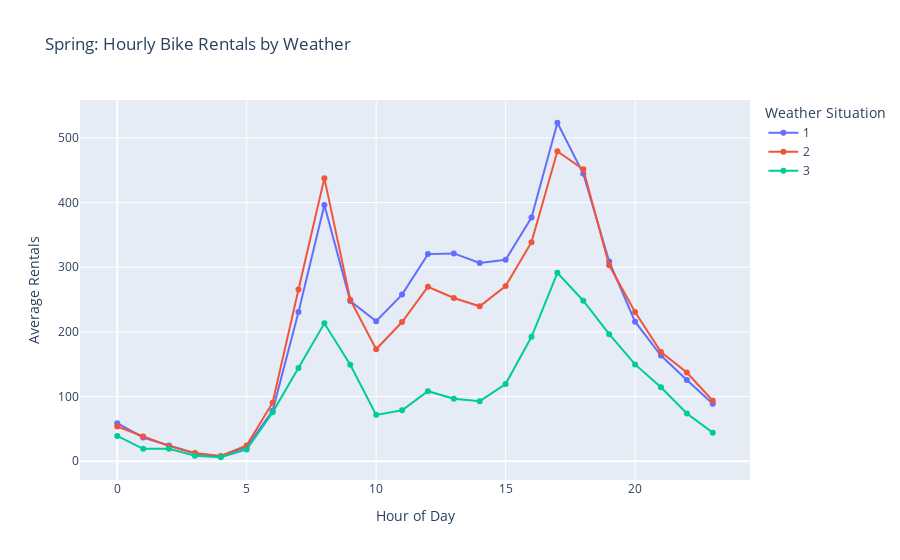

Source (notebook cell):
### Code cell
# Average rentals per hour per weather condition only for winter

winter_data = hour_data_update[hour_data_update['seasonName'] == 'Winter']
hour_weather = winter_data.groupby(['hr', 'weathersit'])['cnt'].mean().reset_index()
# Plot
fig = px.line(hour_weather,
              x='hr',
              y='cnt',
              color='weathersit',
              markers=True,
              title="Spring: Hourly Bike Rentals by Weather",
              labels={'hr': 'Hour of Day', 'cnt': 'Average Rentals', 'weathersit': 'Weather Situation'})
fig.show()

### Figure 1 — Plotly figure (JSON) as saved in the notebook; plotly's stock layout.template omitted (floating-point values rounded to 4 significant figures)
{"data": [{"hovertemplate": "Weather Situation=1<br>Hour of Day=%{x}<br>Average Rentals=%{y}<extra></extra>", "legendgroup": "1", "line": {"color": "#636efa", "dash": "solid"}, "marker": {"symbol": "circle"}, "mode": "lines+markers", "name": "1", "orientation": "v", "showlegend": true, "type": "scatter", "x": [0, 1, 2, 3, 4, 5, 6, 7, 8, 9, 10, 11, 12, 13, 14, 15, 16, 17, 18, 19, 20, 21, 22, 23], "xaxis": "x", "y": [58.79, 36.74, 24.4, 11.89, 7.073, 21.97, 77.96, 230.8, 396.1, 247.6, 216.4, 257.6, 320.2, 321.3, 306.4, 311.4, 376.8, 523.3, 444.4, 308.6, 215.8, 163.5, 125.7, 88.78], "yaxis": "y"}, {"hovertemplate": "Weather Situation=2<br>Hour of Day=%{x}<br>Average Rentals=%{y}<extra></extra>", "legendgroup": "2", "line": {"color": "#EF553B", "dash": "solid"}, "marker": {"symbol": "circle"}, "mode": "lines+markers", "name": "2", "orientation": "v", "showlegend": true, "type": "scatter", "x": [0, 1, 2, 3, 4, 5, 6, 7, 8, 9, 10, 11, 12, 13, 14, 15, 16, 17, 18, 19, 20, 21, 22, 23], "xaxis": "x", "y": [53.6, 38.2, 23.42, 12.63, 8.039, 24.46, 90.47, 265.4, 437.7, 249.7, 173.2, 215.2, 269.7, 252.3, 239.6, 270.9, 338.7, 479.2, 451.3, 303.0, 230.7, 168.8, 137.2, 93.47], "yaxis": "y"}, {"hovertemplate": "Weather Situation=3<br>Hour of Day=%{x}<br>Average Rentals=%{y}<extra></extra>", "legendgroup": "3", "line": {"color": "#00cc96", "dash": "solid"}, "marker": {"symbol": "circle"}, "mode": "lines+markers", "name": "3", "orientation": "v", "showlegend": true, "type": "scatter", "x": [0, 1, 2, 3, 4, 5, 6, 7, 8, 9, 10, 11, 12, 13, 14, 15, 16, 17, 18, 19, 20, 21, 22, 23], "xaxis": "x", "y": [39.09, 19.17, 19.09, 8.462, 6.125, 18.09, 75.57, 143.9, 213.2, 149.2, 71.65, 78.71, 108.3, 96.56, 92.87, 119.3, 192.3, 291.4, 248.2, 196.4, 149.7, 114.5, 73.69, 44.14], "yaxis": "y"}], "layout": {"legend": {"title": {"text": "Weather Situation"}, "tracegroupgap": 0}, "title": {"text": "Spring: Hourly Bike Rentals by Weather"}, "xaxis": {"anchor": "y", "domain": [0, 1], "title": {"text": "Hour of Day"}}, "yaxis": {"anchor": "x", "domain": [0, 1], "title": {"text": "Average Rentals"}}}}
